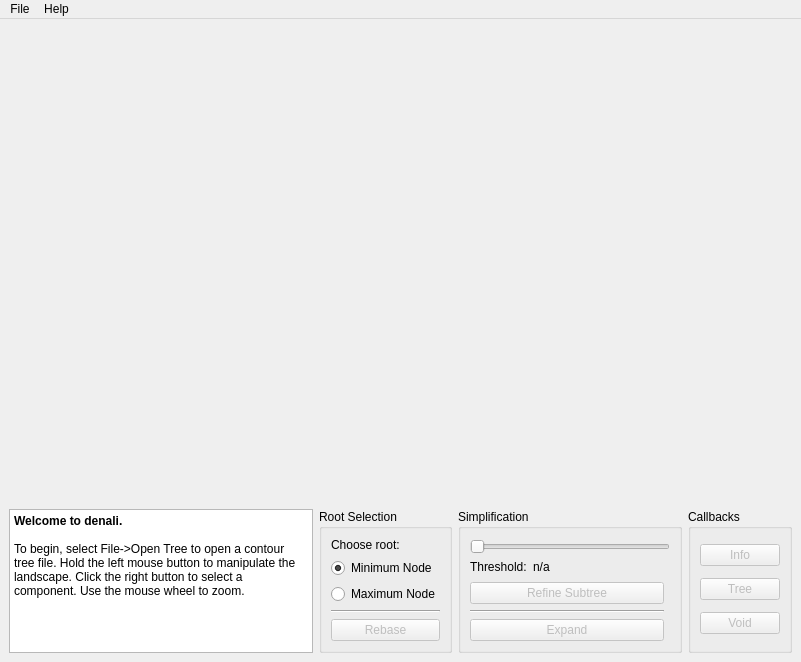
<?xml version="1.0" encoding="UTF-8"?>
<ui version="4.0">
 <class>MainWindow</class>
 <widget class="QMainWindow" name="MainWindow">
  <property name="geometry">
   <rect>
    <x>0</x>
    <y>0</y>
    <width>801</width>
    <height>662</height>
   </rect>
  </property>
  <property name="windowTitle">
   <string>MainWindow</string>
  </property>
  <widget class="QWidget" name="centralwidget">
   <layout class="QGridLayout" name="gridLayout">
    <item row="1" column="0">
     <widget class="QTextEdit" name="textEditStatusBox">
      <property name="sizePolicy">
       <sizepolicy hsizetype="Expanding" vsizetype="Expanding">
        <horstretch>1</horstretch>
        <verstretch>1</verstretch>
       </sizepolicy>
      </property>
      <property name="readOnly">
       <bool>true</bool>
      </property>
      <property name="html">
       <string>&lt;!DOCTYPE HTML PUBLIC &quot;-//W3C//DTD HTML 4.0//EN&quot; &quot;http://www.w3.org/TR/REC-html40/strict.dtd&quot;&gt;
&lt;html&gt;&lt;head&gt;&lt;meta name=&quot;qrichtext&quot; content=&quot;1&quot; /&gt;&lt;style type=&quot;text/css&quot;&gt;
p, li { white-space: pre-wrap; }
&lt;/style&gt;&lt;/head&gt;&lt;body style=&quot; font-family:'Sans Serif'; font-size:9pt; font-weight:400; font-style:normal;&quot;&gt;
&lt;p style=&quot; margin-top:0px; margin-bottom:0px; margin-left:0px; margin-right:0px; -qt-block-indent:0; text-indent:0px;&quot;&gt;&lt;span style=&quot; font-weight:600;&quot;&gt;Welcome to denali.&lt;/span&gt;&lt;/p&gt;
&lt;p style=&quot;-qt-paragraph-type:empty; margin-top:0px; margin-bottom:0px; margin-left:0px; margin-right:0px; -qt-block-indent:0; text-indent:0px; font-weight:600;&quot;&gt;&lt;br /&gt;&lt;/p&gt;
&lt;p style=&quot; margin-top:0px; margin-bottom:0px; margin-left:0px; margin-right:0px; -qt-block-indent:0; text-indent:0px;&quot;&gt;To begin, select File-&amp;gt;Open Tree to open a contour tree file. Hold the left mouse button to manipulate the landscape. Click the right button to select a component. Use the mouse wheel to zoom.&lt;/p&gt;&lt;/body&gt;&lt;/html&gt;</string>
      </property>
     </widget>
    </item>
    <item row="1" column="1">
     <widget class="QGroupBox" name="groupBox">
      <property name="title">
       <string>Root Selection</string>
      </property>
      <layout class="QVBoxLayout" name="verticalLayout">
       <item>
        <widget class="QLabel" name="label">
         <property name="text">
          <string>Choose root:</string>
         </property>
        </widget>
       </item>
       <item>
        <widget class="QRadioButton" name="radioButtonRootMin">
         <property name="text">
          <string>Minimum Node</string>
         </property>
         <property name="checked">
          <bool>true</bool>
         </property>
        </widget>
       </item>
       <item>
        <widget class="QRadioButton" name="radioButtonRootMax">
         <property name="text">
          <string>Maximum Node</string>
         </property>
        </widget>
       </item>
       <item>
        <widget class="Line" name="line">
         <property name="orientation">
          <enum>Qt::Horizontal</enum>
         </property>
        </widget>
       </item>
       <item>
        <widget class="QPushButton" name="pushButtonRebase">
         <property name="enabled">
          <bool>false</bool>
         </property>
         <property name="text">
          <string>Rebase</string>
         </property>
        </widget>
       </item>
      </layout>
     </widget>
    </item>
    <item row="1" column="2">
     <widget class="QGroupBox" name="groupBox_2">
      <property name="title">
       <string>Simplification</string>
      </property>
      <layout class="QGridLayout" name="gridLayout_2">
       <item row="5" column="0">
        <spacer name="verticalSpacer">
         <property name="orientation">
          <enum>Qt::Vertical</enum>
         </property>
         <property name="sizeHint" stdset="0">
          <size>
           <width>20</width>
           <height>40</height>
          </size>
         </property>
        </spacer>
       </item>
       <item row="6" column="0">
        <widget class="QPushButton" name="pushButtonRefineSubtree">
         <property name="enabled">
          <bool>false</bool>
         </property>
         <property name="text">
          <string>Refine Subtree</string>
         </property>
        </widget>
       </item>
       <item row="0" column="0">
        <spacer name="verticalSpacer_2">
         <property name="orientation">
          <enum>Qt::Vertical</enum>
         </property>
         <property name="sizeHint" stdset="0">
          <size>
           <width>20</width>
           <height>40</height>
          </size>
         </property>
        </spacer>
       </item>
       <item row="1" column="0" colspan="2">
        <widget class="QSlider" name="horizontalSliderPersistence">
         <property name="enabled">
          <bool>false</bool>
         </property>
         <property name="sizePolicy">
          <sizepolicy hsizetype="MinimumExpanding" vsizetype="Fixed">
           <horstretch>0</horstretch>
           <verstretch>0</verstretch>
          </sizepolicy>
         </property>
         <property name="minimumSize">
          <size>
           <width>200</width>
           <height>0</height>
          </size>
         </property>
         <property name="orientation">
          <enum>Qt::Horizontal</enum>
         </property>
        </widget>
       </item>
       <item row="2" column="0">
        <layout class="QHBoxLayout" name="horizontalLayout">
         <item>
          <widget class="QLabel" name="label_4">
           <property name="sizePolicy">
            <sizepolicy hsizetype="Fixed" vsizetype="Preferred">
             <horstretch>0</horstretch>
             <verstretch>0</verstretch>
            </sizepolicy>
           </property>
           <property name="minimumSize">
            <size>
             <width>0</width>
             <height>0</height>
            </size>
           </property>
           <property name="text">
            <string>Threshold:</string>
           </property>
          </widget>
         </item>
         <item>
          <widget class="QLabel" name="labelPersistence">
           <property name="sizePolicy">
            <sizepolicy hsizetype="Expanding" vsizetype="Preferred">
             <horstretch>0</horstretch>
             <verstretch>0</verstretch>
            </sizepolicy>
           </property>
           <property name="minimumSize">
            <size>
             <width>75</width>
             <height>0</height>
            </size>
           </property>
           <property name="text">
            <string>n/a</string>
           </property>
           <property name="scaledContents">
            <bool>false</bool>
           </property>
           <property name="margin">
            <number>0</number>
           </property>
          </widget>
         </item>
        </layout>
       </item>
       <item row="8" column="0">
        <widget class="QPushButton" name="pushButtonExpand">
         <property name="enabled">
          <bool>false</bool>
         </property>
         <property name="text">
          <string>Expand</string>
         </property>
        </widget>
       </item>
       <item row="7" column="0">
        <widget class="Line" name="line_2">
         <property name="orientation">
          <enum>Qt::Horizontal</enum>
         </property>
        </widget>
       </item>
      </layout>
     </widget>
    </item>
    <item row="0" column="0" colspan="4">
     <widget class="QVTKWidget" name="qvtkWidget">
      <property name="sizePolicy">
       <sizepolicy hsizetype="Preferred" vsizetype="MinimumExpanding">
        <horstretch>0</horstretch>
        <verstretch>5</verstretch>
       </sizepolicy>
      </property>
     </widget>
    </item>
    <item row="1" column="3">
     <widget class="QGroupBox" name="groupBox_3">
      <property name="title">
       <string>Callbacks</string>
      </property>
      <layout class="QVBoxLayout" name="verticalLayout_2">
       <item>
        <widget class="QPushButton" name="pushButtonInfoCallback">
         <property name="enabled">
          <bool>false</bool>
         </property>
         <property name="text">
          <string>Info</string>
         </property>
        </widget>
       </item>
       <item>
        <widget class="QPushButton" name="pushButtonTreeCallback">
         <property name="enabled">
          <bool>false</bool>
         </property>
         <property name="text">
          <string>Tree</string>
         </property>
        </widget>
       </item>
       <item>
        <widget class="QPushButton" name="pushButtonVoidCallback">
         <property name="enabled">
          <bool>false</bool>
         </property>
         <property name="text">
          <string>Void</string>
         </property>
        </widget>
       </item>
      </layout>
     </widget>
    </item>
   </layout>
   <zorder>textEditStatusBox</zorder>
   <zorder>qvtkWidget</zorder>
   <zorder>groupBox_2</zorder>
   <zorder>groupBox</zorder>
   <zorder>groupBox_3</zorder>
  </widget>
  <widget class="QMenuBar" name="menubar">
   <property name="geometry">
    <rect>
     <x>0</x>
     <y>0</y>
     <width>801</width>
     <height>22</height>
    </rect>
   </property>
   <widget class="QMenu" name="menuFile">
    <property name="title">
     <string>File</string>
    </property>
    <addaction name="actionOpen_Tree"/>
    <addaction name="separator"/>
    <addaction name="actionLoad_Weight_Map"/>
    <addaction name="actionClear_Weight_Map"/>
    <addaction name="separator"/>
    <addaction name="actionConfigure_Color_Map"/>
    <addaction name="actionClear_Color_Map"/>
    <addaction name="separator"/>
    <addaction name="actionConfigure_Callbacks"/>
    <addaction name="separator"/>
    <addaction name="actionExit"/>
   </widget>
   <widget class="QMenu" name="menuHelp">
    <property name="title">
     <string>Help</string>
    </property>
   </widget>
   <addaction name="menuFile"/>
   <addaction name="menuHelp"/>
  </widget>
  <action name="actionOpen_Tree">
   <property name="checkable">
    <bool>false</bool>
   </property>
   <property name="enabled">
    <bool>true</bool>
   </property>
   <property name="text">
    <string>Open Tree</string>
   </property>
  </action>
  <action name="actionLoad_Weight_Map">
   <property name="enabled">
    <bool>false</bool>
   </property>
   <property name="text">
    <string>Load Weight Map</string>
   </property>
  </action>
  <action name="actionConfigure_Color_Map">
   <property name="enabled">
    <bool>false</bool>
   </property>
   <property name="text">
    <string>Configure Color Map</string>
   </property>
  </action>
  <action name="actionClear_Weight_Map">
   <property name="enabled">
    <bool>false</bool>
   </property>
   <property name="text">
    <string>Clear Weight Map</string>
   </property>
  </action>
  <action name="actionClear_Color_Map">
   <property name="enabled">
    <bool>false</bool>
   </property>
   <property name="text">
    <string>Clear Color Map</string>
   </property>
  </action>
  <action name="actionConfigure_Callbacks">
   <property name="text">
    <string>Configure Callbacks</string>
   </property>
  </action>
  <action name="actionExit">
   <property name="text">
    <string>Exit</string>
   </property>
  </action>
 </widget>
 <customwidgets>
  <customwidget>
   <class>QVTKWidget</class>
   <extends>QWidget</extends>
   <header>QVTKWidget.h</header>
  </customwidget>
 </customwidgets>
 <resources/>
 <connections/>
</ui>
